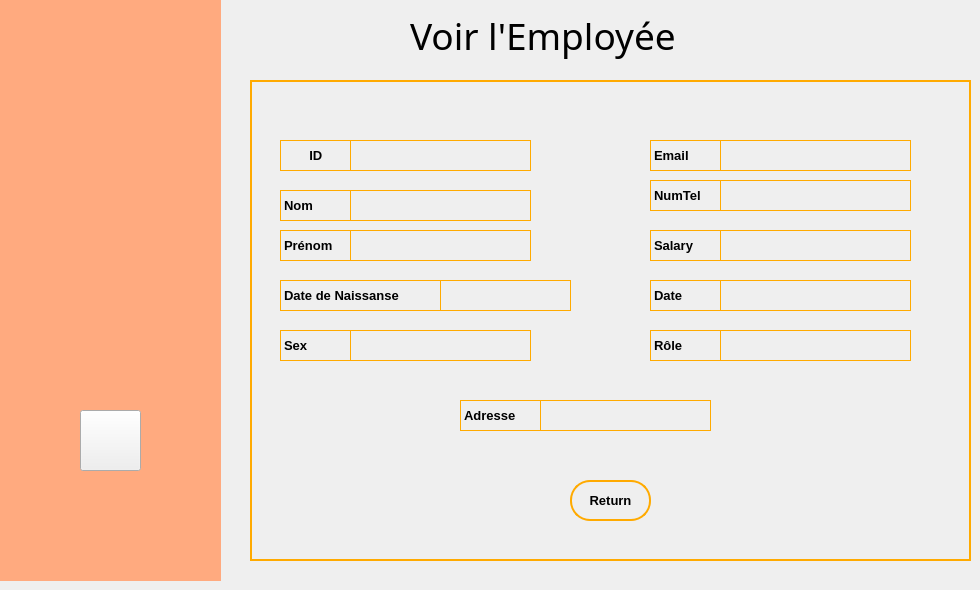
    <widget class="QWidget" name="page_8">
     <widget class="QLabel" name="label_40">
      <property name="geometry">
       <rect>
        <x>410</x>
        <y>0</y>
        <width>361</width>
        <height>71</height>
       </rect>
      </property>
      <property name="font">
       <font>
        <family>Arial Rounded MT Bold</family>
        <pointsize>28</pointsize>
       </font>
      </property>
      <property name="text">
       <string>Voir l'Employée</string>
      </property>
     </widget>
     <widget class="QWidget" name="widget_16" native="true">
      <property name="geometry">
       <rect>
        <x>0</x>
        <y>0</y>
        <width>221</width>
        <height>581</height>
       </rect>
      </property>
      <property name="styleSheet">
       <string notr="true">#widget_16
{
background:rgb(255, 170, 127);
}</string>
      </property>
      <widget class="QPushButton" name="logOutButton_7">
       <property name="geometry">
        <rect>
         <x>80</x>
         <y>410</y>
         <width>61</width>
         <height>61</height>
        </rect>
       </property>
       <property name="styleSheet">
        <string notr="true">#logOutButton_7
{
	border-image:url(:/images/images/signOut.png);
}

#logOutButton_7:hover
{
	border-image:url(:/images/images/signOutHover.png);
}	</string>
       </property>
       <property name="text">
        <string/>
       </property>
      </widget>
      <widget class="QWidget" name="widget_17" native="true">
       <property name="geometry">
        <rect>
         <x>10</x>
         <y>10</y>
         <width>201</width>
         <height>211</height>
        </rect>
       </property>
       <property name="styleSheet">
        <string notr="true">background-image:url(:/images/images/pie.png);</string>
       </property>
      </widget>
     </widget>
     <widget class="QFrame" name="frame_4">
      <property name="geometry">
       <rect>
        <x>250</x>
        <y>80</y>
        <width>721</width>
        <height>481</height>
       </rect>
      </property>
      <property name="styleSheet">
       <string notr="true">#frame_4
{
	border:2px solid rgb(255, 170, 0);
}</string>
      </property>
      <property name="frameShape">
       <enum>QFrame::StyledPanel</enum>
      </property>
      <property name="frameShadow">
       <enum>QFrame::Raised</enum>
      </property>
      <widget class="QLineEdit" name="viewSex">
       <property name="enabled">
        <bool>false</bool>
       </property>
       <property name="geometry">
        <rect>
         <x>100</x>
         <y>250</y>
         <width>181</width>
         <height>31</height>
        </rect>
       </property>
       <property name="font">
        <font>
         <family>Arial</family>
         <pointsize>10</pointsize>
         <weight>75</weight>
         <bold>true</bold>
        </font>
       </property>
       <property name="styleSheet">
        <string notr="true">#viewSex
{
	background:transparent;
		border:1px solid rgb(255, 170, 0);
}</string>
       </property>
      </widget>
      <widget class="QLineEdit" name="viewJobTitle_2">
       <property name="enabled">
        <bool>false</bool>
       </property>
       <property name="geometry">
        <rect>
         <x>470</x>
         <y>250</y>
         <width>191</width>
         <height>31</height>
        </rect>
       </property>
       <property name="font">
        <font>
         <family>Arial</family>
         <pointsize>10</pointsize>
         <weight>75</weight>
         <bold>true</bold>
        </font>
       </property>
       <property name="styleSheet">
        <string notr="true">#viewJobTitle_2
{
	background:transparent;
		border:1px solid rgb(255, 170, 0);
}</string>
       </property>
      </widget>
      <widget class="QLineEdit" name="viewBirthDate">
       <property name="enabled">
        <bool>false</bool>
       </property>
       <property name="geometry">
        <rect>
         <x>190</x>
         <y>200</y>
         <width>131</width>
         <height>31</height>
        </rect>
       </property>
       <property name="font">
        <font>
         <family>Arial</family>
         <pointsize>10</pointsize>
         <weight>75</weight>
         <bold>true</bold>
        </font>
       </property>
       <property name="styleSheet">
        <string notr="true">#viewBirthDate
{
	background:transparent;
		border:1px solid rgb(255, 170, 0);
}</string>
       </property>
      </widget>
      <widget class="QLineEdit" name="viewHireDate">
       <property name="enabled">
        <bool>false</bool>
       </property>
       <property name="geometry">
        <rect>
         <x>470</x>
         <y>200</y>
         <width>191</width>
         <height>31</height>
        </rect>
       </property>
       <property name="font">
        <font>
         <family>Arial</family>
         <pointsize>10</pointsize>
         <weight>75</weight>
         <bold>true</bold>
        </font>
       </property>
       <property name="styleSheet">
        <string notr="true">#viewHireDate
{
		background:transparent;
		border:1px solid rgb(255, 170, 0);
}</string>
       </property>
      </widget>
      <widget class="QLineEdit" name="viewLastName">
       <property name="enabled">
        <bool>false</bool>
       </property>
       <property name="geometry">
        <rect>
         <x>100</x>
         <y>150</y>
         <width>181</width>
         <height>31</height>
        </rect>
       </property>
       <property name="font">
        <font>
         <family>Arial</family>
         <pointsize>10</pointsize>
         <weight>75</weight>
         <bold>true</bold>
        </font>
       </property>
       <property name="styleSheet">
        <string notr="true">#viewLastName
{

		background:transparent;
		border:1px solid rgb(255, 170, 0);
}</string>
       </property>
      </widget>
      <widget class="QLineEdit" name="viewFirstName">
       <property name="enabled">
        <bool>false</bool>
       </property>
       <property name="geometry">
        <rect>
         <x>100</x>
         <y>110</y>
         <width>181</width>
         <height>31</height>
        </rect>
       </property>
       <property name="font">
        <font>
         <family>Arial</family>
         <pointsize>10</pointsize>
         <weight>75</weight>
         <bold>true</bold>
        </font>
       </property>
       <property name="styleSheet">
        <string notr="true">#viewFirstName
{
background:transparent;
		border:1px solid rgb(255, 170, 0);
}</string>
       </property>
       <property name="text">
        <string/>
       </property>
      </widget>
      <widget class="QLineEdit" name="viewID_2">
       <property name="enabled">
        <bool>false</bool>
       </property>
       <property name="geometry">
        <rect>
         <x>100</x>
         <y>60</y>
         <width>181</width>
         <height>31</height>
        </rect>
       </property>
       <property name="font">
        <font>
         <family>Arial</family>
         <pointsize>10</pointsize>
         <weight>75</weight>
         <bold>true</bold>
        </font>
       </property>
       <property name="styleSheet">
        <string notr="true">#viewID_2
{
		background:transparent;
		border:1px solid rgb(255, 170, 0);
}</string>
       </property>
      </widget>
      <widget class="QLineEdit" name="viewSalary">
       <property name="enabled">
        <bool>false</bool>
       </property>
       <property name="geometry">
        <rect>
         <x>470</x>
         <y>150</y>
         <width>191</width>
         <height>31</height>
        </rect>
       </property>
       <property name="font">
        <font>
         <family>Arial</family>
         <pointsize>10</pointsize>
         <weight>75</weight>
         <bold>true</bold>
        </font>
       </property>
       <property name="styleSheet">
        <string notr="true">#viewSalary
{
		background:transparent;
		border:1px solid rgb(255, 170, 0);
}</string>
       </property>
      </widget>
      <widget class="QLineEdit" name="viewPhoneNumber">
       <property name="enabled">
        <bool>false</bool>
       </property>
       <property name="geometry">
        <rect>
         <x>470</x>
         <y>100</y>
         <width>191</width>
         <height>31</height>
        </rect>
       </property>
       <property name="font">
        <font>
         <family>Arial</family>
         <pointsize>10</pointsize>
         <weight>75</weight>
         <bold>true</bold>
        </font>
       </property>
       <property name="styleSheet">
        <string notr="true">#viewPhoneNumber
{
background:transparent;
		border:1px solid rgb(255, 170, 0);
}</string>
       </property>
      </widget>
      <widget class="QLineEdit" name="viewEmail">
       <property name="enabled">
        <bool>false</bool>
       </property>
       <property name="geometry">
        <rect>
         <x>470</x>
         <y>60</y>
         <width>191</width>
         <height>31</height>
        </rect>
       </property>
       <property name="font">
        <font>
         <family>Arial</family>
         <pointsize>10</pointsize>
         <weight>75</weight>
         <bold>true</bold>
        </font>
       </property>
       <property name="styleSheet">
        <string notr="true">background:transparent;
		border:1px solid rgb(255, 170, 0);</string>
       </property>
      </widget>
      <widget class="QLineEdit" name="viewAdress">
       <property name="enabled">
        <bool>false</bool>
       </property>
       <property name="geometry">
        <rect>
         <x>290</x>
         <y>320</y>
         <width>171</width>
         <height>31</height>
        </rect>
       </property>
       <property name="font">
        <font>
         <family>Arial</family>
         <pointsize>10</pointsize>
         <weight>75</weight>
         <bold>true</bold>
        </font>
       </property>
       <property name="styleSheet">
        <string notr="true">#viewAdress
{
	background:transparent;
		border:1px solid rgb(255, 170, 0);
}</string>
       </property>
      </widget>
      <widget class="QPushButton" name="returnButton">
       <property name="geometry">
        <rect>
         <x>320</x>
         <y>400</y>
         <width>81</width>
         <height>41</height>
        </rect>
       </property>
       <property name="font">
        <font>
         <family>Arial</family>
         <pointsize>10</pointsize>
         <weight>75</weight>
         <bold>true</bold>
        </font>
       </property>
       <property name="styleSheet">
        <string notr="true">#returnButton
{
border-radius:20px;
	background:transparent;
	border:2px solid rgb(255, 170, 0);
	
}

#returnButton:hover
{
		background:rgb(255, 170, 0);
}
</string>
       </property>
       <property name="text">
        <string>Return</string>
       </property>
      </widget>
      <widget class="QLabel" name="label_50">
       <property name="geometry">
        <rect>
         <x>30</x>
         <y>60</y>
         <width>71</width>
         <height>31</height>
        </rect>
       </property>
       <property name="font">
        <font>
         <family>Arial</family>
         <pointsize>10</pointsize>
         <weight>75</weight>
         <bold>true</bold>
        </font>
       </property>
       <property name="styleSheet">
        <string notr="true">border:1px solid rgb(255, 170, 0);
</string>
       </property>
       <property name="text">
        <string>       ID</string>
       </property>
      </widget>
      <widget class="QLabel" name="label_51">
       <property name="geometry">
        <rect>
         <x>30</x>
         <y>110</y>
         <width>71</width>
         <height>31</height>
        </rect>
       </property>
       <property name="font">
        <font>
         <family>Arial</family>
         <pointsize>10</pointsize>
         <weight>75</weight>
         <bold>true</bold>
        </font>
       </property>
       <property name="styleSheet">
        <string notr="true">border:1px solid rgb(255, 170, 0);
</string>
       </property>
       <property name="text">
        <string>Nom</string>
       </property>
      </widget>
      <widget class="QLabel" name="label_52">
       <property name="geometry">
        <rect>
         <x>30</x>
         <y>150</y>
         <width>71</width>
         <height>31</height>
        </rect>
       </property>
       <property name="font">
        <font>
         <family>Arial</family>
         <pointsize>10</pointsize>
         <weight>75</weight>
         <bold>true</bold>
        </font>
       </property>
       <property name="styleSheet">
        <string notr="true">border:1px solid rgb(255, 170, 0);
</string>
       </property>
       <property name="text">
        <string>Prénom</string>
       </property>
      </widget>
      <widget class="QLabel" name="label_53">
       <property name="geometry">
        <rect>
         <x>30</x>
         <y>200</y>
         <width>161</width>
         <height>31</height>
        </rect>
       </property>
       <property name="font">
        <font>
         <family>Arial</family>
         <pointsize>10</pointsize>
         <weight>75</weight>
         <bold>true</bold>
        </font>
       </property>
       <property name="styleSheet">
        <string notr="true">border:1px solid rgb(255, 170, 0);
</string>
       </property>
       <property name="text">
        <string>Date de Naissanse</string>
       </property>
      </widget>
      <widget class="QLabel" name="label_54">
       <property name="geometry">
        <rect>
         <x>30</x>
         <y>250</y>
         <width>71</width>
         <height>31</height>
        </rect>
       </property>
       <property name="font">
        <font>
         <family>Arial</family>
         <pointsize>10</pointsize>
         <weight>75</weight>
         <bold>true</bold>
        </font>
       </property>
       <property name="styleSheet">
        <string notr="true">border:1px solid rgb(255, 170, 0);
</string>
       </property>
       <property name="text">
        <string>Sex</string>
       </property>
      </widget>
      <widget class="QLabel" name="label_55">
       <property name="geometry">
        <rect>
         <x>400</x>
         <y>60</y>
         <width>71</width>
         <height>31</height>
        </rect>
       </property>
       <property name="font">
        <font>
         <family>Arial</family>
         <pointsize>10</pointsize>
         <weight>75</weight>
         <bold>true</bold>
        </font>
       </property>
       <property name="styleSheet">
        <string notr="true">border:1px solid rgb(255, 170, 0);
</string>
       </property>
       <property name="text">
        <string>Email</string>
       </property>
      </widget>
      <widget class="QLabel" name="label_56">
       <property name="geometry">
        <rect>
         <x>400</x>
         <y>100</y>
         <width>71</width>
         <height>31</height>
        </rect>
       </property>
       <property name="font">
        <font>
         <family>Arial</family>
         <pointsize>10</pointsize>
         <weight>75</weight>
         <bold>true</bold>
        </font>
       </property>
       <property name="styleSheet">
        <string notr="true">border:1px solid rgb(255, 170, 0);
</string>
       </property>
       <property name="text">
        <string>NumTel</string>
       </property>
      </widget>
      <widget class="QLabel" name="label_57">
       <property name="geometry">
        <rect>
         <x>400</x>
         <y>150</y>
         <width>71</width>
         <height>31</height>
        </rect>
       </property>
       <property name="font">
        <font>
         <family>Arial</family>
         <pointsize>10</pointsize>
         <weight>75</weight>
         <bold>true</bold>
        </font>
       </property>
       <property name="styleSheet">
        <string notr="true">border:1px solid rgb(255, 170, 0);
</string>
       </property>
       <property name="text">
        <string>Salary</string>
       </property>
      </widget>
      <widget class="QLabel" name="label_58">
       <property name="geometry">
        <rect>
         <x>400</x>
         <y>200</y>
         <width>71</width>
         <height>31</height>
        </rect>
       </property>
       <property name="font">
        <font>
         <family>Arial</family>
         <pointsize>10</pointsize>
         <weight>75</weight>
         <bold>true</bold>
        </font>
       </property>
       <property name="styleSheet">
        <string notr="true">border:1px solid rgb(255, 170, 0);
</string>
       </property>
       <property name="text">
        <string>Date</string>
       </property>
      </widget>
      <widget class="QLabel" name="label_59">
       <property name="geometry">
        <rect>
         <x>400</x>
         <y>250</y>
         <width>71</width>
         <height>31</height>
        </rect>
       </property>
       <property name="font">
        <font>
         <family>Arial</family>
         <pointsize>10</pointsize>
         <weight>75</weight>
         <bold>true</bold>
        </font>
       </property>
       <property name="styleSheet">
        <string notr="true">border:1px solid rgb(255, 170, 0);
</string>
       </property>
       <property name="text">
        <string>Rôle</string>
       </property>
      </widget>
      <widget class="QLabel" name="label_60">
       <property name="geometry">
        <rect>
         <x>210</x>
         <y>320</y>
         <width>81</width>
         <height>31</height>
        </rect>
       </property>
       <property name="font">
        <font>
         <family>Arial</family>
         <pointsize>10</pointsize>
         <weight>75</weight>
         <bold>true</bold>
        </font>
       </property>
       <property name="styleSheet">
        <string notr="true">border:1px solid rgb(255, 170, 0);
</string>
       </property>
       <property name="text">
        <string>Adresse</string>
       </property>
      </widget>
     </widget>
    </widget>
